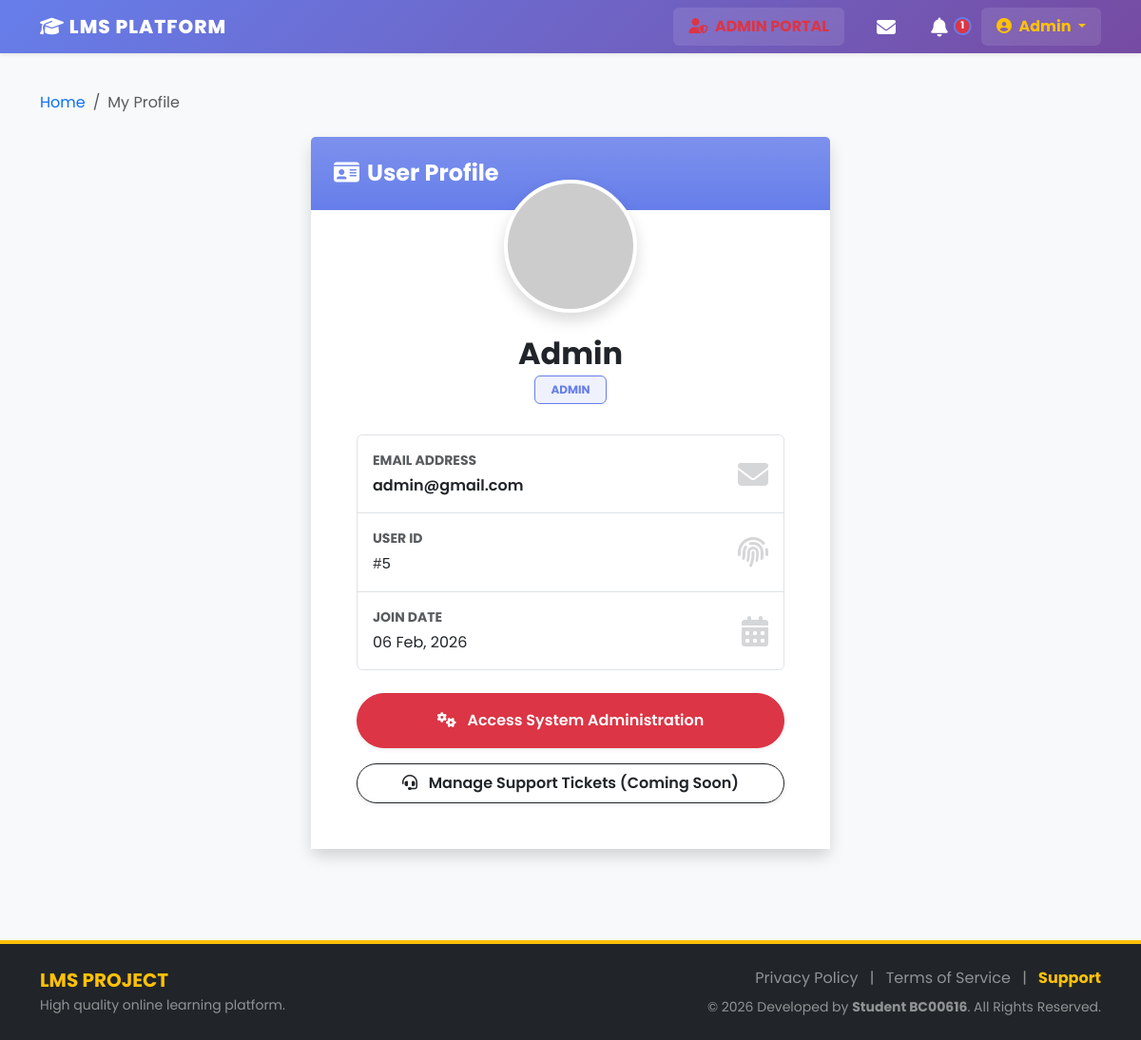
/public/profile/index (signed in), run on the app's committed database.
### tables this page shows
CREATE TABLE `users` (
  `id` int(11) NOT NULL,
  `fullname` varchar(100) NOT NULL,
  `email` varchar(100) NOT NULL,
  `password` varchar(255) NOT NULL,
  `role` enum('admin','instructor','student') DEFAULT 'student',
  `avatar` varchar(255) DEFAULT NULL,
  `bio` text DEFAULT NULL,
  `created_at` timestamp NOT NULL DEFAULT current_timestamp(),
  `updated_at` timestamp NOT NULL DEFAULT current_timestamp() ON UPDATE current_timestamp()
);

### app/Controllers/ProfileController.php (called while the page is built, shortened)
<?php
require_once '../app/Core/Controller.php';
class ProfileController extends Controller {
    public function index() {
        $userModel = $this->model('UserModel');
        $user = $userModel->getUserById($_SESSION['user_id']);
        $this->view('profile/index', [
            'user' => $user
        ]);
    }
}

### public/index.php (called while the page is built, shortened)
<?php
require_once '../app/Config/Database.php';
require_once '../app/Core/Controller.php';
$app = new App();

### app/Models/UserModel.php (called while the page is built, shortened)
<?php
require_once '../app/Config/Database.php';
class UserModel {
    private $conn;
    public function __construct() {
        $db = new Database();
        $this->conn = $db->connect();
    }
    public function getUserById($id) {
        $stmt = $this->conn->prepare("SELECT * FROM users WHERE id = ?");
        $stmt->execute([$id]);
        return $stmt->fetch(PDO::FETCH_ASSOC);
    }
}

### app/Config/Database.php (called while the page is built)
<?php
class Database {
    private $host = 'localhost';
    private $user = 'root';
    private $pass = '';
    private $dbname = 'lms_db';
    public function connect() {
        try {
            $dsn = "mysql:host=" . $this->host . ";dbname=" . $this->dbname . ";charset=utf8";
            $pdo = new PDO($dsn, $this->user, $this->pass);
            $pdo->setAttribute(PDO::ATTR_ERRMODE, PDO::ERRMODE_EXCEPTION);
            return $pdo;
        } catch (PDOException $e) {
            die("Database Connection Error: " . $e->getMessage());
        }
    }
}

### app/Views/profile/index.php (the view, shortened to what this page needs)
<?php require_once '../app/Views/inc/header.php'; ?>
<nav aria-label="breadcrumb" class="mt-3">
    <ol class="breadcrumb">
        <li class="breadcrumb-item"><a href="/LMS_Project/public/home/index" class="text-decoration-none">Home</a></li>
        <li class="breadcrumb-item active" aria-current="page">My Profile</li>
    </ol>
</nav>
<div class="row justify-content-center mt-4 mb-5">
    <div class="col-md-6">
        <div class="card shadow border-0 rounded-3">
            <div class="card-header bg-primary bg-gradient text-white p-4" style="border-bottom: 0;">
                <h4 class="mb-0 fw-bold"><i class="fas fa-id-card me-2"></i>User Profile</h4>
            </div>
            <div class="card-body p-5 text-center bg-white position-relative">
    <div class="mb-4 position-relative d-inline-block">
        <?php
            $avatar = !empty($data['user']['avatar'])
                ? '/LMS_Project/public/assets/uploads/' . $data['user']['avatar']
                : 'https://ui-avatars.com/api/?name=' . urlencode($data['user']['fullname']) . '&background=random&size=150';
        ?>
        <img src="<?= $avatar ?>"
             class="rounded-circle shadow border border-4 border-white"
             style="width: 140px; height: 140px; object-fit: cover; margin-top: -80px; background: #fff;">
    </div>
    <h2 class="fw-bold mb-1 text-dark"><?= htmlspecialchars($data['user']['fullname']) ?></h2>
    <span class="badge bg-primary bg-opacity-10 text-primary px-3 py-2 mb-4 text-uppercase border border-primary fw-bold">
        <?= htmlspecialchars($data['user']['role']) ?>
    </span>
    <div class="list-group list-group-flush text-start mt-2 border rounded">
        <div class="list-group-item py-3 d-flex justify-content-between align-items-center">
            <div>
                <small class="text-muted fw-bold text-uppercase d-block mb-1">Email Address</small>
                <span class="fs-6 text-dark fw-semibold"><?= htmlspecialchars($data['user']['email']) ?></span>
            </div>
            <i class="fas fa-envelope text-muted opacity-25 fa-2x"></i>
        </div>
        <div class="list-group-item py-3 d-flex justify-content-between align-items-center">
            <div>
                <small class="text-muted fw-bold text-uppercase d-block mb-1">User ID</small>
                <span class="fs-6 text-dark font-monospace">#<?= $data['user']['id'] ?></span>
            </div>
            <i class="fas fa-fingerprint text-muted opacity-25 fa-2x"></i>
        </div>
        <div class="list-group-item py-3 d-flex justify-content-between align-items-center">
            <div>
                <small class="text-muted fw-bold text-uppercase d-block mb-1">Join Date</small>
                <span class="fs-6 text-dark">
                    <?= isset($data['user']['created_at']) ? date('d M, Y', strtotime($data['user']['created_at'])) : 'N/A' ?>
                </span>
            </div>
            <i class="fas fa-calendar-alt text-muted opacity-25 fa-2x"></i>
        </div>
    </div>
    <div class="mt-4">
        <div class="row g-2">
            <?php if($_SESSION['user_role'] === 'admin'): ?>
                <div class="col-12">
                    <a href="/LMS_Project/public/admin/dashboard" class="btn btn-danger fw-bold py-3 shadow-sm w-100">
                        <i class="fas fa-cogs me-2"></i> Access System Administration
                    </a>
                </div>
                <div class="col-12">
                    <a href="#" class="btn btn-outline-dark fw-bold py-2 shadow-sm w-100 mt-2" onclick="alert('Support Ticket Management module for Admin is under development!')">
                        <i class="fas fa-headset me-2"></i> Manage Support Tickets (Coming Soon)
                    </a>
                </div>
            <?php endif; ?>
        </div>
    </div>
</div>
        </div>
    </div>
</div>
<?php require_once '../app/Views/inc/footer.php'; ?>

### public/css/style.css (style rules this page uses)
:root { font-family: 'Poppins', -apple-system, BlinkMacSystemFont, 'Segoe UI', sans-serif; --lms-gradient-start: #667eea; --lms-gradient-end: #764ba2; --lms-gradient: linear-gradient(135deg, #667eea 0%, #764ba2 100%); --bs-primary: #667eea; --bs-primary-rgb: 102, 126, 234; --bs-primary-dark: #5a6fd6; }
body { font-family: 'Poppins', -apple-system, BlinkMacSystemFont, 'Segoe UI', sans-serif; }
.btn { border-radius: 50px !important; font-weight: 600 !important; }
.border-primary { border-color: var(--lms-gradient-start) !important; }

### app/Views/inc/header.php (style rules this page uses)
body { min-height: 100vh; display: flex; flex-direction: column; background-color: #f8f9fa; }
.card { border: none; box-shadow: 0 0.125rem 0.25rem rgba(0, 0, 0, 0.075); }

### data on the page
users: fullname "Admin", role "ADMIN", email "admin@gmail.com", id "5", created_at "06 Feb, 2026"

### other printed values
$notiCount "1"
$_SESSION['user_name'] "Admin"
